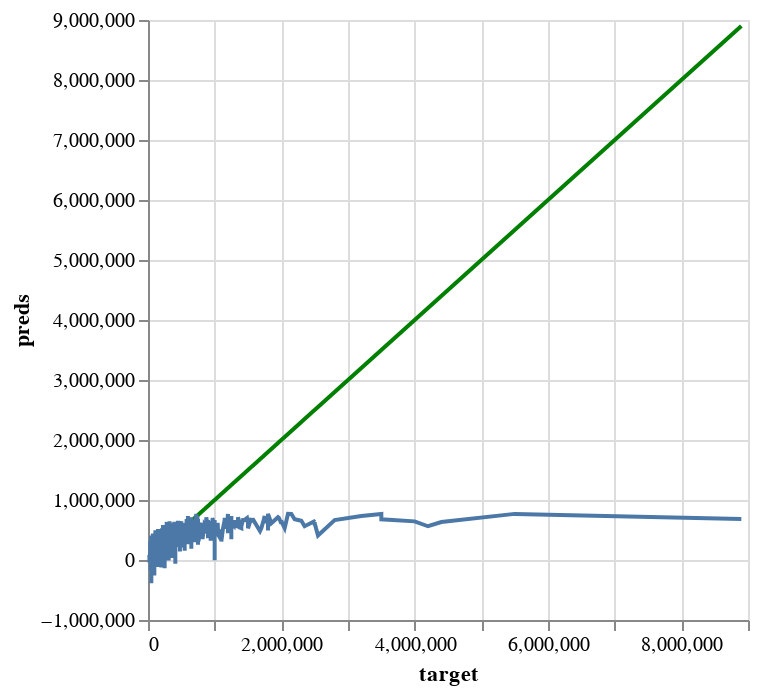

Source (notebook cell):
### Code cell
# Solution
perfect_train = alt.Chart(pd.DataFrame({'target': y_train, 'preds': y_train})).mark_line(color='green').encode(
    x='target',
    y='preds'
)

pred_chart_train = alt.Chart(pd.DataFrame({'target': y_train, 'preds': y_train_preds})).mark_line().encode(
    x='target',
    y='preds'
  )

perfect_train + pred_chart_train

### Figure 1 — Vega-Lite specification as saved in the notebook (floating-point values rounded to 4 significant figures; data arrays with more than 128 entries replaced by an {"elided": "..."} marker saying what was removed)
{"config": {"view": {"continuousWidth": 300, "continuousHeight": 300}}, "layer": [{"data": {"name": "data-41b154f24d262bd449363f441518037a"}, "mark": {"type": "line", "color": "green"}, "encoding": {"x": {"field": "target", "type": "quantitative"}, "y": {"field": "preds", "type": "quantitative"}}}, {"data": {"name": "data-eb88ada64b3842e224f0bb14ea82567b"}, "mark": {"type": "line"}, "encoding": {"x": {"field": "target", "type": "quantitative"}, "y": {"field": "preds", "type": "quantitative"}}}], "$schema": "https://vega.github.io/schema/vega-lite/v5.20.1.json", "datasets": {"data-41b154f24d262bd449363f441518037a": {"elided": "3265 records"}, "data-eb88ada64b3842e224f0bb14ea82567b": {"elided": "3265 records"}}}
